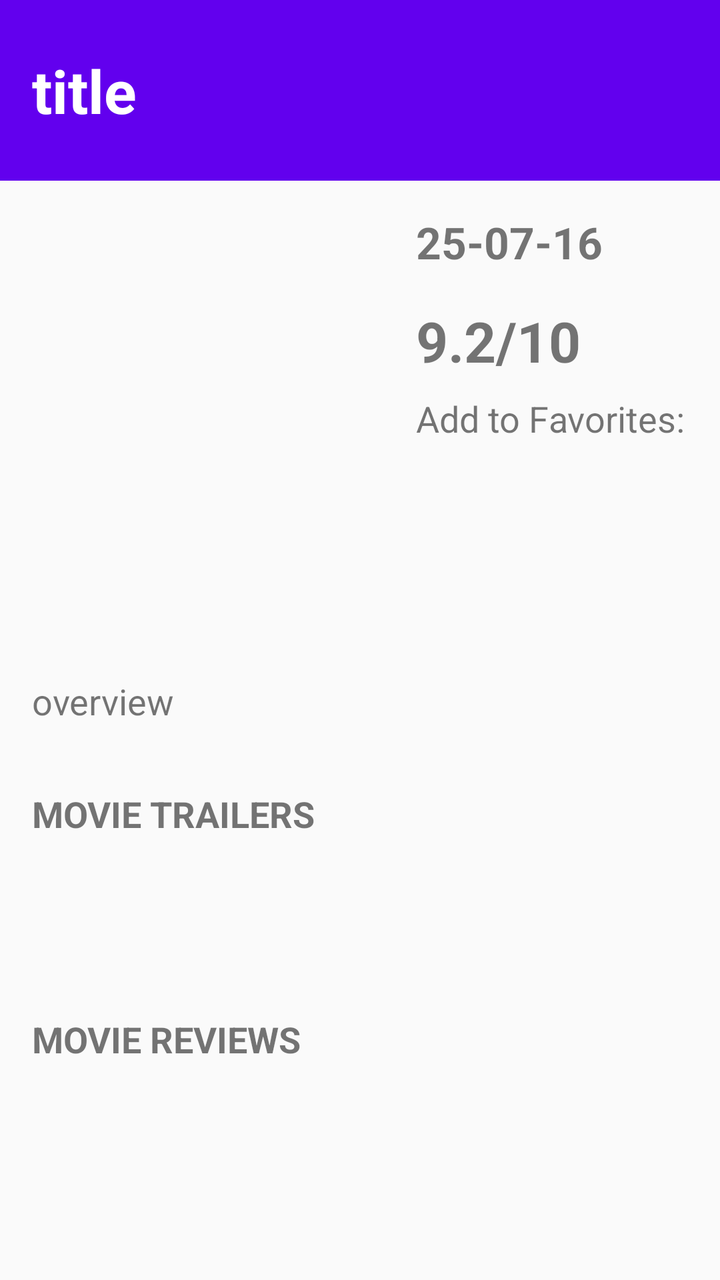
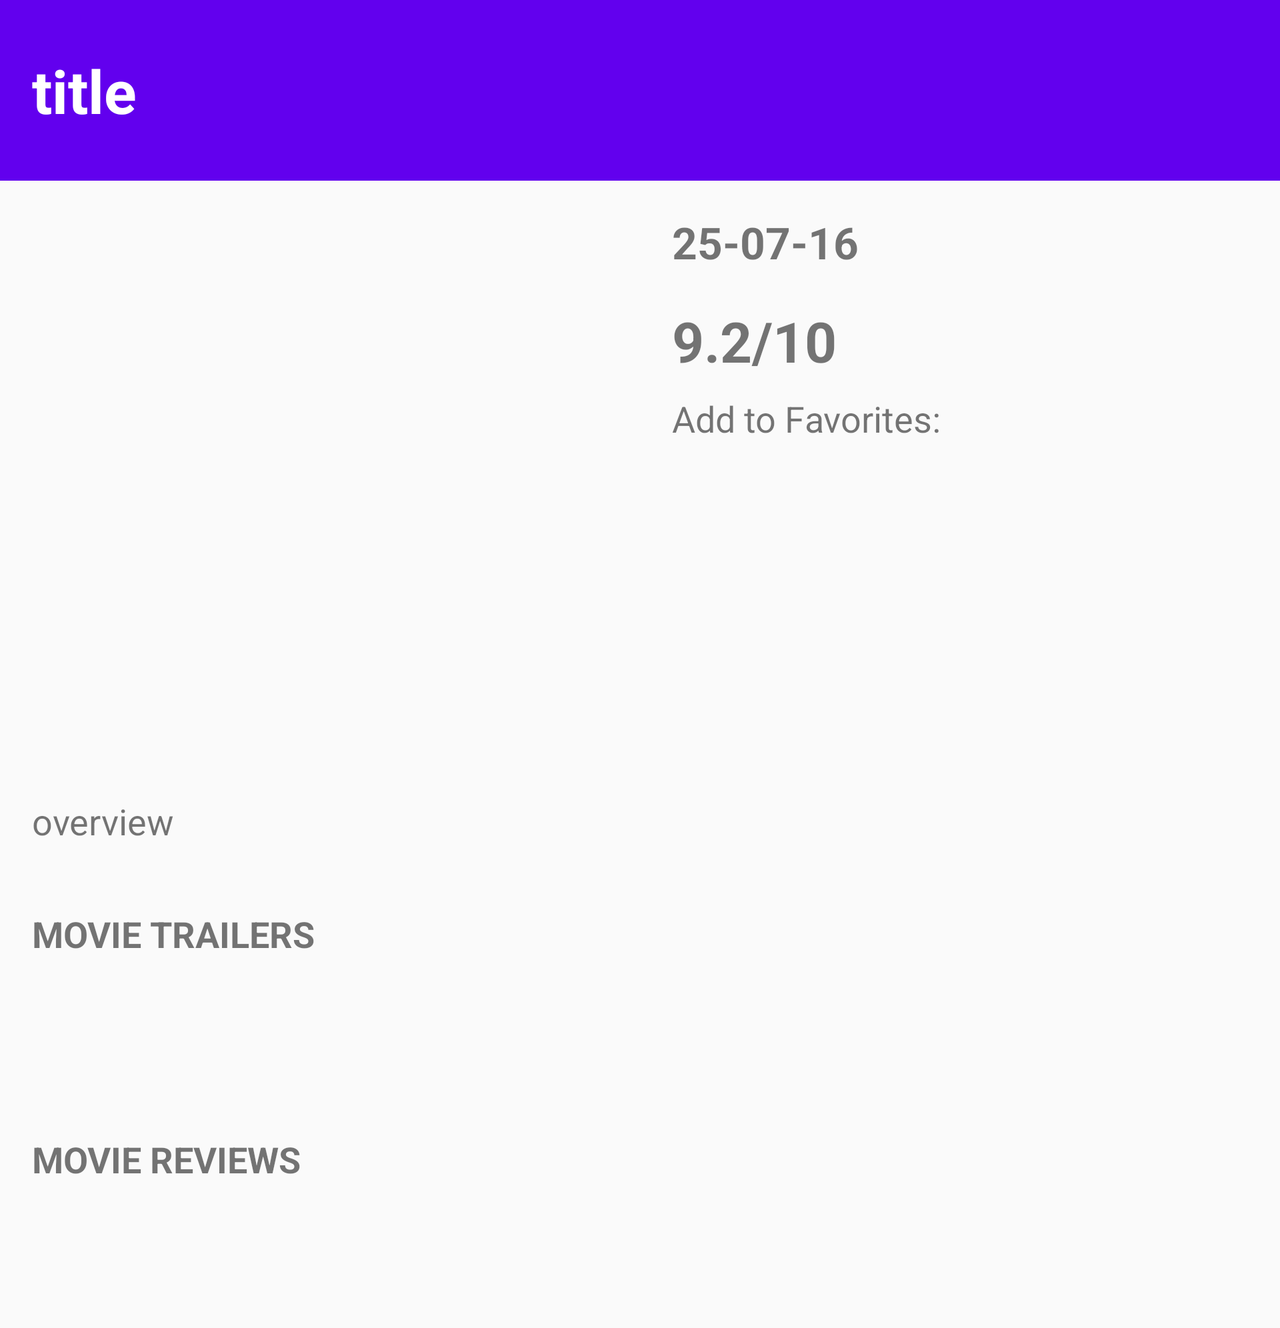

Compare how this app lays out the same screen by default and in its alternative resource folder. The renders come first, then the two layout files and the values they reference.
<!-- AndroidManifest.xml: application theme AppTheme -->
<!-- res/layout/detail_activity.xml -->
<?xml version="1.0" encoding="utf-8"?>


<android.support.v4.widget.NestedScrollView xmlns:android="http://schemas.android.com/apk/res/android"
    android:layout_width="match_parent"
    android:layout_height="match_parent"
    android:id="@+id/nestedView">


    <LinearLayout xmlns:android="http://schemas.android.com/apk/res/android"
        android:layout_width="match_parent"
        android:layout_height="match_parent"
        android:orientation="vertical">

        <TextView
            android:id="@+id/title"
            style="@style/style1"
            android:layout_width="match_parent"
            android:layout_height="wrap_content"
            android:text="title" />

        <LinearLayout
            android:layout_width="match_parent"
            android:layout_height="match_parent"
            android:orientation="vertical">

        <LinearLayout
            android:layout_width="match_parent"
            android:layout_height="wrap_content"
            android:orientation="horizontal">

            <ImageView
                android:id="@+id/picture"
                android:layout_width="160dp"
                android:layout_height="200dp"
                android:layout_margin="16dp" />

            <LinearLayout
                android:layout_width="match_parent"
                android:layout_height="match_parent"
                android:orientation="vertical">

                <TextView
                    android:id="@+id/releaseDate"
                    android:layout_width="wrap_content"
                    android:layout_height="wrap_content"
                    android:layout_marginBottom="8dp"
                    android:layout_marginLeft="16dp"
                    android:layout_marginTop="16dp"
                    android:text="25-07-16"
                    android:textSize="22sp"
                    android:textStyle="bold" />

                <TextView
                    android:id="@+id/vote_average"
                    android:layout_width="wrap_content"
                    android:layout_height="wrap_content"
                    android:layout_marginLeft="16dp"
                    android:layout_marginTop="8dp"
                    android:text="9.2/10"
                    android:textSize="28sp"
                    android:textStyle="bold" />

                <TextView
                    android:layout_width="wrap_content"
                    android:layout_height="wrap_content"
                    android:layout_marginLeft="16dp"
                    android:layout_marginTop="8dp"
                    android:text="Add to Favorites: "
                    android:textSize="18sp" />

                <ImageView
                    android:id="@+id/favorites"
                    android:layout_width="40dp"
                    android:layout_height="40dp"
                    android:layout_gravity="left"
                    android:layout_marginLeft="16dp" />

            </LinearLayout>
        </LinearLayout>


        <TextView
            android:id="@+id/overview"
            android:layout_width="wrap_content"
            android:layout_height="wrap_content"
            android:layout_margin="16dp"
            android:text="overview"
            android:textSize="18sp" />

        <TextView
            android:layout_width="wrap_content"
            android:layout_height="wrap_content"
            android:padding="16dp"
            android:text="Movie Trailers"
            android:textAllCaps="true"
            android:textSize="18sp"
            android:textStyle="bold" />

        <RelativeLayout
            android:layout_width="match_parent"
            android:layout_height="match_parent">

            <android.support.v7.widget.RecyclerView
                android:id="@+id/recyclerTrailer"
                android:layout_width="wrap_content"
                android:layout_height="wrap_content"
                android:layout_margin="8dp">

            </android.support.v7.widget.RecyclerView>

            <TextView
                android:id="@+id/empty_trailer"
                android:layout_width="wrap_content"
                android:layout_height="wrap_content"
                android:layout_centerInParent="true"
                android:textAppearance="?android:textAppearanceMedium"
                android:padding="16dp"/>


        </RelativeLayout>


        <TextView
            android:layout_width="wrap_content"
            android:layout_height="wrap_content"
            android:padding="16dp"
            android:text="Movie Reviews"
            android:textAllCaps="true"
            android:textSize="18sp"
            android:textStyle="bold" />

        <RelativeLayout
            android:layout_width="match_parent"
            android:layout_height="match_parent">

            <android.support.v7.widget.RecyclerView
                android:id="@+id/recyclerReview"
                android:layout_width="match_parent"
                android:layout_height="wrap_content"
                android:layout_margin="8dp">

            </android.support.v7.widget.RecyclerView>

            <TextView
                android:id="@+id/empty_review"
                android:layout_width="wrap_content"
                android:layout_height="wrap_content"
                android:layout_centerInParent="true"
                android:padding="16dp"
                android:textAppearance="?android:textAppearanceMedium" />

        </RelativeLayout>

        </LinearLayout>
    </LinearLayout>


</android.support.v4.widget.NestedScrollView>
<!-- resources referenced by this layout -->
<resources>
  <style name="style1" parent="AppTheme">
          <item name="android:textColor">#FFFFFF</item>
          <item name="android:textSize">30sp</item>
          <item name="android:textStyle">bold</item>
          <item name="android:paddingLeft">16dp</item>
          <item name="android:paddingRight">16dp</item>
          <item name="android:paddingTop">25dp</item>
          <item name="android:paddingBottom">25dp</item>
          <item name="android:background">@color/colorPrimary</item>
      </style>
  <style name="AppTheme" parent="Theme.AppCompat.Light.DarkActionBar">
          
          <item name="colorPrimary">@color/colorPrimary</item>
          <item name="colorPrimaryDark">@color/colorPrimaryDark</item>
          <item name="colorAccent">@color/colorAccent</item>
  
          <item name="preferenceTheme">@style/PreferenceThemeOverlay</item>
      </style>
</resources>
<!-- res/layout-land/detail_activity.xml (the repository's variant of the layout above) -->
<!-- drawn on the phone turned sideways -->
<?xml version="1.0" encoding="utf-8"?>
<android.support.v4.widget.NestedScrollView xmlns:android="http://schemas.android.com/apk/res/android"
    android:layout_width="match_parent"
    android:layout_height="match_parent"
    android:id="@+id/nestedView">


    <LinearLayout xmlns:android="http://schemas.android.com/apk/res/android"
        android:layout_width="match_parent"
        android:layout_height="match_parent"
        android:orientation="vertical">

        <TextView
            android:id="@+id/title"
            style="@style/style1"
            android:layout_width="match_parent"
            android:layout_height="wrap_content"
            android:text="title" />

        <LinearLayout
            android:layout_width="match_parent"
            android:layout_height="match_parent"
            android:orientation="vertical">

            <LinearLayout
                android:layout_width="match_parent"
                android:layout_height="wrap_content"
                android:orientation="horizontal">

                <LinearLayout
                    android:layout_width="0dp"
                    android:layout_height="match_parent"
                    android:layout_weight="1">

                    <ImageView
                        android:id="@+id/picture"
                        android:layout_width="210dp"
                        android:layout_height="260dp"
                        android:layout_margin="16dp" />
                </LinearLayout>


                <LinearLayout
                    android:layout_width="0dp"
                    android:layout_height="match_parent"
                    android:layout_weight="1"
                    android:orientation="vertical">

                    <TextView
                        android:id="@+id/releaseDate"
                        android:layout_width="wrap_content"
                        android:layout_height="wrap_content"
                        android:layout_marginBottom="8dp"
                        android:layout_marginLeft="16dp"
                        android:layout_marginTop="16dp"
                        android:text="25-07-16"
                        android:textSize="22sp"
                        android:textStyle="bold" />

                    <TextView
                        android:id="@+id/vote_average"
                        android:layout_width="wrap_content"
                        android:layout_height="wrap_content"
                        android:layout_marginLeft="16dp"
                        android:layout_marginTop="8dp"
                        android:text="9.2/10"
                        android:textSize="28sp"
                        android:textStyle="bold" />

                    <TextView
                        android:layout_width="wrap_content"
                        android:layout_height="wrap_content"
                        android:layout_marginLeft="16dp"
                        android:layout_marginTop="8dp"
                        android:text="Add to Favorites: "
                        android:textSize="18sp" />

                    <ImageView
                        android:id="@+id/favorites"
                        android:layout_width="40dp"
                        android:layout_height="40dp"
                        android:layout_gravity="left"
                        android:layout_marginLeft="16dp" />

                </LinearLayout>
            </LinearLayout>


            <TextView
                android:id="@+id/overview"
                android:layout_width="wrap_content"
                android:layout_height="wrap_content"
                android:layout_margin="16dp"
                android:text="overview"
                android:textSize="18sp" />

            <TextView
                android:layout_width="wrap_content"
                android:layout_height="wrap_content"
                android:padding="16dp"
                android:text="Movie Trailers"
                android:textAllCaps="true"
                android:textSize="18sp"
                android:textStyle="bold" />

            <RelativeLayout
                android:layout_width="match_parent"
                android:layout_height="match_parent">

                <android.support.v7.widget.RecyclerView
                    android:id="@+id/recyclerTrailer"
                    android:layout_width="wrap_content"
                    android:layout_height="wrap_content"
                    android:layout_margin="8dp">

                </android.support.v7.widget.RecyclerView>

                <TextView
                    android:id="@+id/empty_trailer"
                    android:layout_width="wrap_content"
                    android:layout_height="wrap_content"
                    android:layout_centerInParent="true"
                    android:padding="16dp"
                    android:textAppearance="?android:textAppearanceMedium" />


            </RelativeLayout>


            <TextView
                android:layout_width="wrap_content"
                android:layout_height="wrap_content"
                android:padding="16dp"
                android:text="Movie Reviews"
                android:textAllCaps="true"
                android:textSize="18sp"
                android:textStyle="bold" />

            <RelativeLayout
                android:layout_width="match_parent"
                android:layout_height="match_parent">

                <android.support.v7.widget.RecyclerView
                    android:id="@+id/recyclerReview"
                    android:layout_width="match_parent"
                    android:layout_height="wrap_content"
                    android:layout_margin="8dp">

                </android.support.v7.widget.RecyclerView>

                <TextView
                    android:id="@+id/empty_review"
                    android:layout_width="wrap_content"
                    android:layout_height="wrap_content"
                    android:layout_centerInParent="true"
                    android:padding="16dp"
                    android:textAppearance="?android:textAppearanceMedium" />

            </RelativeLayout>
        </LinearLayout>

    </LinearLayout>


</android.support.v4.widget.NestedScrollView>
